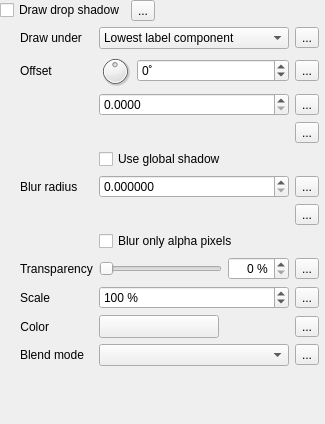
                    <widget class="QWidget" name="scrollAreaWidgetContents_8">
                     <property name="geometry">
                      <rect>
                       <x>0</x>
                       <y>0</y>
                       <width>325</width>
                       <height>424</height>
                      </rect>
                     </property>
                     <layout class="QVBoxLayout" name="verticalLayout_22">
                      <property name="leftMargin">
                       <number>0</number>
                      </property>
                      <property name="topMargin">
                       <number>0</number>
                      </property>
                      <property name="rightMargin">
                       <number>6</number>
                      </property>
                      <property name="bottomMargin">
                       <number>0</number>
                      </property>
                      <item>
                       <layout class="QGridLayout" name="gridLayout_38">
                        <item row="0" column="0">
                         <widget class="QCheckBox" name="mShadowDrawChkBx">
                          <property name="sizePolicy">
                           <sizepolicy hsizetype="Maximum" vsizetype="Fixed">
                            <horstretch>0</horstretch>
                            <verstretch>0</verstretch>
                           </sizepolicy>
                          </property>
                          <property name="text">
                           <string>Draw drop shadow</string>
                          </property>
                         </widget>
                        </item>
                        <item row="0" column="2">
                         <spacer name="horizontalSpacer_14">
                          <property name="orientation">
                           <enum>Qt::Horizontal</enum>
                          </property>
                          <property name="sizeHint" stdset="0">
                           <size>
                            <width>0</width>
                            <height>20</height>
                           </size>
                          </property>
                         </spacer>
                        </item>
                        <item row="0" column="1">
                         <widget class="QgsDataDefinedButton" name="mShadowDrawDDBtn">
                          <property name="text">
                           <string>...</string>
                          </property>
                         </widget>
                        </item>
                        <item row="1" column="0" colspan="3">
                         <widget class="QFrame" name="mShadowFrame">
                          <layout class="QGridLayout" name="gridLayout_7">
                           <property name="leftMargin">
                            <number>20</number>
                           </property>
                           <property name="topMargin">
                            <number>0</number>
                           </property>
                           <property name="rightMargin">
                            <number>0</number>
                           </property>
                           <property name="bottomMargin">
                            <number>0</number>
                           </property>
                           <item row="10" column="1">
                            <widget class="QgsColorButtonV2" name="mShadowColorBtn">
                             <property name="sizePolicy">
                              <sizepolicy hsizetype="Fixed" vsizetype="Fixed">
                               <horstretch>0</horstretch>
                               <verstretch>0</verstretch>
                              </sizepolicy>
                             </property>
                             <property name="minimumSize">
                              <size>
                               <width>120</width>
                               <height>0</height>
                              </size>
                             </property>
                             <property name="maximumSize">
                              <size>
                               <width>120</width>
                               <height>16777215</height>
                              </size>
                             </property>
                            </widget>
                           </item>
                           <item row="5" column="1">
                            <widget class="QDoubleSpinBox" name="mShadowRadiusDblSpnBx">
                             <property name="decimals">
                              <number>6</number>
                             </property>
                             <property name="maximum">
                              <double>999999999.990000009536743</double>
                             </property>
                            </widget>
                           </item>
                           <item row="9" column="0">
                            <widget class="QLabel" name="label_29">
                             <property name="text">
                              <string>Scale</string>
                             </property>
                            </widget>
                           </item>
                           <item row="5" column="0">
                            <widget class="QLabel" name="label_27">
                             <property name="text">
                              <string>Blur radius</string>
                             </property>
                            </widget>
                           </item>
                           <item row="7" column="1">
                            <widget class="QCheckBox" name="mShadowRadiusAlphaChkBx">
                             <property name="sizePolicy">
                              <sizepolicy hsizetype="MinimumExpanding" vsizetype="Fixed">
                               <horstretch>0</horstretch>
                               <verstretch>0</verstretch>
                              </sizepolicy>
                             </property>
                             <property name="text">
                              <string>Blur only alpha pixels</string>
                             </property>
                            </widget>
                           </item>
                           <item row="2" column="1">
                            <widget class="QDoubleSpinBox" name="mShadowOffsetSpnBx">
                             <property name="decimals">
                              <number>4</number>
                             </property>
                             <property name="minimum">
                              <double>0.000000000000000</double>
                             </property>
                             <property name="maximum">
                              <double>9999999.000000000000000</double>
                             </property>
                            </widget>
                           </item>
                           <item row="4" column="1">
                            <widget class="QCheckBox" name="mShadowOffsetGlobalChkBx">
                             <property name="sizePolicy">
                              <sizepolicy hsizetype="MinimumExpanding" vsizetype="Fixed">
                               <horstretch>0</horstretch>
                               <verstretch>0</verstretch>
                              </sizepolicy>
                             </property>
                             <property name="toolTip">
                              <string>Label's rotation is ignored</string>
                             </property>
                             <property name="text">
                              <string>Use global shadow</string>
                             </property>
                            </widget>
                           </item>
                           <item row="11" column="1">
                            <widget class="QgsBlendModeComboBox" name="mShadowBlendCmbBx"/>
                           </item>
                           <item row="1" column="1">
                            <layout class="QHBoxLayout" name="horizontalLayout_24">
                             <item>
                              <widget class="QDial" name="mShadowOffsetAngleDial">
                               <property name="minimumSize">
                                <size>
                                 <width>32</width>
                                 <height>32</height>
                                </size>
                               </property>
                               <property name="maximumSize">
                                <size>
                                 <width>32</width>
                                 <height>32</height>
                                </size>
                               </property>
                               <property name="minimum">
                                <number>-180</number>
                               </property>
                               <property name="maximum">
                                <number>180</number>
                               </property>
                               <property name="value">
                                <number>0</number>
                               </property>
                               <property name="invertedControls">
                                <bool>true</bool>
                               </property>
                               <property name="wrapping">
                                <bool>true</bool>
                               </property>
                              </widget>
                             </item>
                             <item>
                              <widget class="QSpinBox" name="mShadowOffsetAngleSpnBx">
                               <property name="suffix">
                                <string>˚</string>
                               </property>
                               <property name="minimum">
                                <number>-180</number>
                               </property>
                               <property name="maximum">
                                <number>180</number>
                               </property>
                              </widget>
                             </item>
                            </layout>
                           </item>
                           <item row="0" column="1">
                            <widget class="QComboBox" name="mShadowUnderCmbBx">
                             <property name="minimumSize">
                              <size>
                               <width>150</width>
                               <height>0</height>
                              </size>
                             </property>
                             <item>
                              <property name="text">
                               <string>Lowest label component</string>
                              </property>
                             </item>
                             <item>
                              <property name="text">
                               <string>Text</string>
                              </property>
                             </item>
                             <item>
                              <property name="text">
                               <string>Buffer</string>
                              </property>
                             </item>
                             <item>
                              <property name="text">
                               <string>Background</string>
                              </property>
                             </item>
                            </widget>
                           </item>
                           <item row="0" column="0">
                            <widget class="QLabel" name="label_17">
                             <property name="text">
                              <string>Draw under</string>
                             </property>
                            </widget>
                           </item>
                           <item row="9" column="1">
                            <widget class="QSpinBox" name="mShadowScaleSpnBx">
                             <property name="suffix">
                              <string> %</string>
                             </property>
                             <property name="maximum">
                              <number>2000</number>
                             </property>
                             <property name="value">
                              <number>100</number>
                             </property>
                            </widget>
                           </item>
                           <item row="11" column="0">
                            <widget class="QLabel" name="label_30">
                             <property name="text">
                              <string>Blend mode</string>
                             </property>
                            </widget>
                           </item>
                           <item row="1" column="0">
                            <widget class="QLabel" name="label_9">
                             <property name="text">
                              <string>Offset</string>
                             </property>
                            </widget>
                           </item>
                           <item row="10" column="0">
                            <widget class="QLabel" name="label_33">
                             <property name="sizePolicy">
                              <sizepolicy hsizetype="Maximum" vsizetype="Preferred">
                               <horstretch>0</horstretch>
                               <verstretch>0</verstretch>
                              </sizepolicy>
                             </property>
                             <property name="text">
                              <string>Color</string>
                             </property>
                             <property name="alignment">
                              <set>Qt::AlignRight|Qt::AlignTrailing|Qt::AlignVCenter</set>
                             </property>
                            </widget>
                           </item>
                           <item row="8" column="0">
                            <widget class="QLabel" name="label_28">
                             <property name="text">
                              <string>Transparency</string>
                             </property>
                            </widget>
                           </item>
                           <item row="8" column="1">
                            <layout class="QHBoxLayout" name="horizontalLayout_28">
                             <item>
                              <widget class="QSlider" name="mShadowTranspSlider">
                               <property name="enabled">
                                <bool>true</bool>
                               </property>
                               <property name="sizePolicy">
                                <sizepolicy hsizetype="Expanding" vsizetype="Fixed">
                                 <horstretch>0</horstretch>
                                 <verstretch>0</verstretch>
                                </sizepolicy>
                               </property>
                               <property name="minimumSize">
                                <size>
                                 <width>50</width>
                                 <height>0</height>
                                </size>
                               </property>
                               <property name="maximum">
                                <number>100</number>
                               </property>
                               <property name="orientation">
                                <enum>Qt::Horizontal</enum>
                               </property>
                              </widget>
                             </item>
                             <item>
                              <widget class="QSpinBox" name="mShadowTranspSpnBx">
                               <property name="enabled">
                                <bool>true</bool>
                               </property>
                               <property name="alignment">
                                <set>Qt::AlignRight|Qt::AlignTrailing|Qt::AlignVCenter</set>
                               </property>
                               <property name="suffix">
                                <string> %</string>
                               </property>
                               <property name="maximum">
                                <number>100</number>
                               </property>
                              </widget>
                             </item>
                            </layout>
                           </item>
                           <item row="0" column="2">
                            <widget class="QgsDataDefinedButton" name="mShadowUnderDDBtn">
                             <property name="text">
                              <string>...</string>
                             </property>
                            </widget>
                           </item>
                           <item row="1" column="2">
                            <widget class="QgsDataDefinedButton" name="mShadowOffsetAngleDDBtn">
                             <property name="text">
                              <string>...</string>
                             </property>
                            </widget>
                           </item>
                           <item row="2" column="2">
                            <widget class="QgsDataDefinedButton" name="mShadowOffsetDDBtn">
                             <property name="text">
                              <string>...</string>
                             </property>
                            </widget>
                           </item>
                           <item row="3" column="2">
                            <widget class="QgsDataDefinedButton" name="mShadowOffsetUnitsDDBtn">
                             <property name="text">
                              <string>...</string>
                             </property>
                            </widget>
                           </item>
                           <item row="5" column="2">
                            <widget class="QgsDataDefinedButton" name="mShadowRadiusDDBtn">
                             <property name="text">
                              <string>...</string>
                             </property>
                            </widget>
                           </item>
                           <item row="6" column="2">
                            <widget class="QgsDataDefinedButton" name="mShadowRadiusUnitsDDBtn">
                             <property name="text">
                              <string>...</string>
                             </property>
                            </widget>
                           </item>
                           <item row="8" column="2">
                            <widget class="QgsDataDefinedButton" name="mShadowTranspDDBtn">
                             <property name="text">
                              <string>...</string>
                             </property>
                            </widget>
                           </item>
                           <item row="9" column="2">
                            <widget class="QgsDataDefinedButton" name="mShadowScaleDDBtn">
                             <property name="text">
                              <string>...</string>
                             </property>
                            </widget>
                           </item>
                           <item row="10" column="2">
                            <widget class="QgsDataDefinedButton" name="mShadowColorDDBtn">
                             <property name="text">
                              <string>...</string>
                             </property>
                            </widget>
                           </item>
                           <item row="11" column="2">
                            <widget class="QgsDataDefinedButton" name="mShadowBlendDDBtn">
                             <property name="text">
                              <string>...</string>
                             </property>
                            </widget>
                           </item>
                           <item row="3" column="1">
                            <widget class="QgsUnitSelectionWidget" name="mShadowOffsetUnitWidget" native="true"/>
                           </item>
                           <item row="6" column="1">
                            <widget class="QgsUnitSelectionWidget" name="mShadowRadiusUnitWidget" native="true"/>
                           </item>
                          </layout>
                         </widget>
                        </item>
                       </layout>
                      </item>
                      <item>
                       <spacer name="verticalSpacer_7">
                        <property name="orientation">
                         <enum>Qt::Vertical</enum>
                        </property>
                        <property name="sizeHint" stdset="0">
                         <size>
                          <width>20</width>
                          <height>0</height>
                         </size>
                        </property>
                       </spacer>
                      </item>
                     </layout>
                    </widget>
